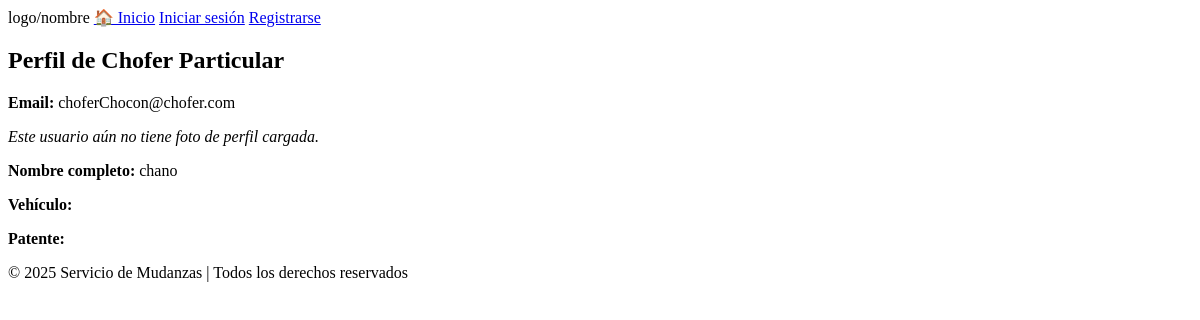
Page /perfil/perfil/6/ on the earlier database version.
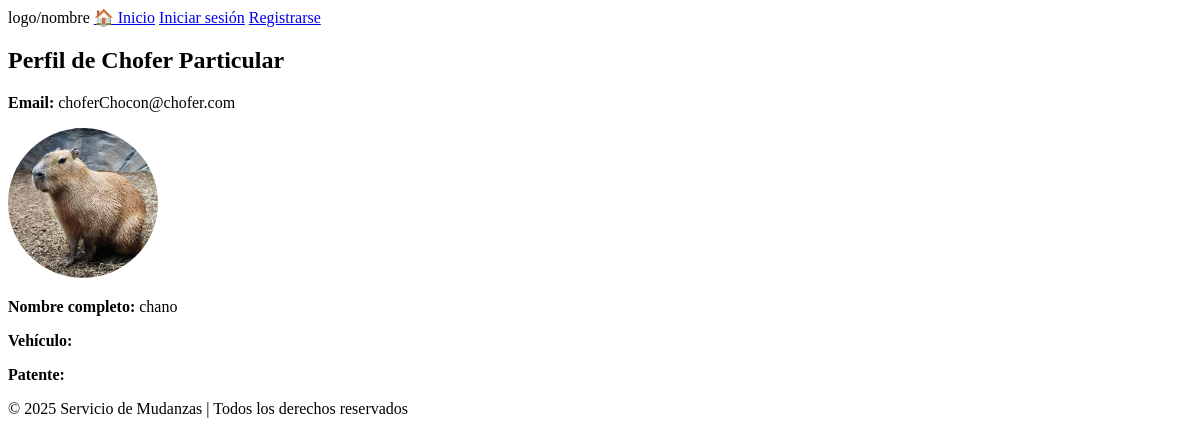
Same page on the later database version.
### perfilUsuarios/models.py (models this page shows, shortened)
class Perfil(models.Model):
    usuario = models.OneToOneField(Usuario, on_delete=models.CASCADE)  # Cada usuario tiene un único perfil
    avatar = models.ImageField(upload_to="avatars/", blank=True, null=True)  # Imagen de perfil opcional
    direccion = models.CharField(max_length=255)  # Dirección de residencia
    telefono = models.CharField(max_length=15, blank=True, null=True)  # Teléfono de contacto
    fecha_nacimiento = models.DateField(blank=True, null=True)  # Fecha de nacimiento
    registro_vehiculo = models.CharField(max_length=50, blank=True, null=True)  # Solo para choferes
    empresa_certificaciones = models.TextField(blank=True, null=True)  # Solo para empresas

### perfilUsuarios/views.py (the view)
# urls.py: path("perfil/<int:user_id>/", perfil_publico, name="perfil_publico"),
def perfil_publico(request, user_id):
    usuario = get_object_or_404(Usuario, id=user_id)
    perfil = Perfil.objects.filter(usuario=usuario).first()
    return render(request, "perfilUsuarios/perfil_publico.html", {"usuario": usuario,"perfil": perfil})

### perfilUsuarios/templates/perfilUsuarios/perfil_publico.html (shortened to what this page needs)
{% extends 'base.html' %}
{% block content %}
    <h2>Perfil de {{ usuario.get_tipo_usuario_display }}</h2>
    <p><strong>Email:</strong> {{ usuario.email }}</p>
    {% if perfil and perfil.avatar %}
        <img src="{{ perfil.avatar.url }}" alt="Foto de perfil" style="width: 150px; height: 150px; border-radius: 50%; object-fit: cover;">
    {% else %}
        <p><em>Este usuario aún no tiene foto de perfil cargada.</em></p>
    {% endif %}
    {% if usuario.tipo_usuario == "chofer_particular" %}
        <p><strong>Nombre completo:</strong> {{ usuario.nombre }} {{ usuario.apellido }}</p>
        <p><strong>Vehículo:</strong> {{ usuario.vehiculo }}</p>
        <p><strong>Patente:</strong> {{ usuario.patente }}</p>
    {% elif usuario.tipo_usuario == "empresa" %}
        <p><strong>Nombre completo:</strong> {{ usuario.nombre }} {{ usuario.apellido }}</p>
    {% endif %}
{% endblock  %}

Differences in the rows shown:
now on this page (row edited): Perfil: avatar (picture)
changed Perfil: avatar empty → "avatars/carpincho.webp" (drawn)
Other differences:
text no longer shown: "Este usuario aún no tiene foto de perfil cargada."
